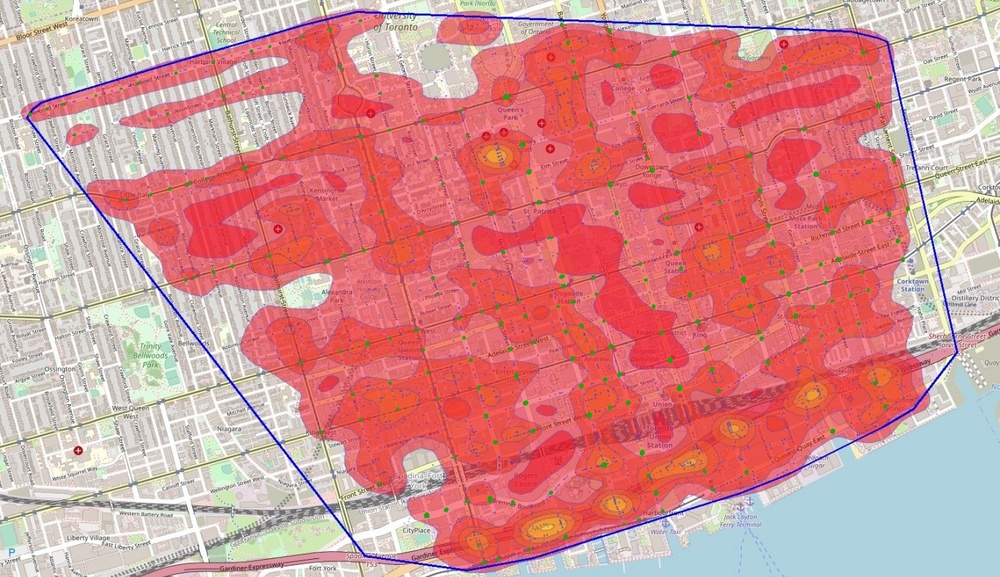
#> input picture HeatMapWithTrafficLight_full.jpg, 1000 x 577 px, shrunk from 1393 x 804 before the run
$ python heat_map_analyzer.py
#> lines starting #> are read from the running program, lines starting #| are printed output that depends on the picture; after the words box and inside, x2 and y2 are one past the last pixel; in counts of white or black regions, pixels touching at a corner belong together
import matplotlib.pyplot as plt
import matplotlib.image as mpimg
import numpy as np
import cv2

if __name__ == "__main__":
    image = cv2.imread('HeatMapWithTrafficLight_full.jpg')
#> image is the input picture: shape (577, 1000, 3); mean B, G, R 145.4, 144.7, 213.7
    image_rgb = cv2.cvtColor(image, cv2.COLOR_BGR2RGB)

    # Define thresholds for red color
    lower_red = np.array([100, 0, 0])
    upper_red = np.array([255, 100, 100])

    # Create a binary mask of red areas
    mask_red = cv2.inRange(image_rgb, lower_red, upper_red)
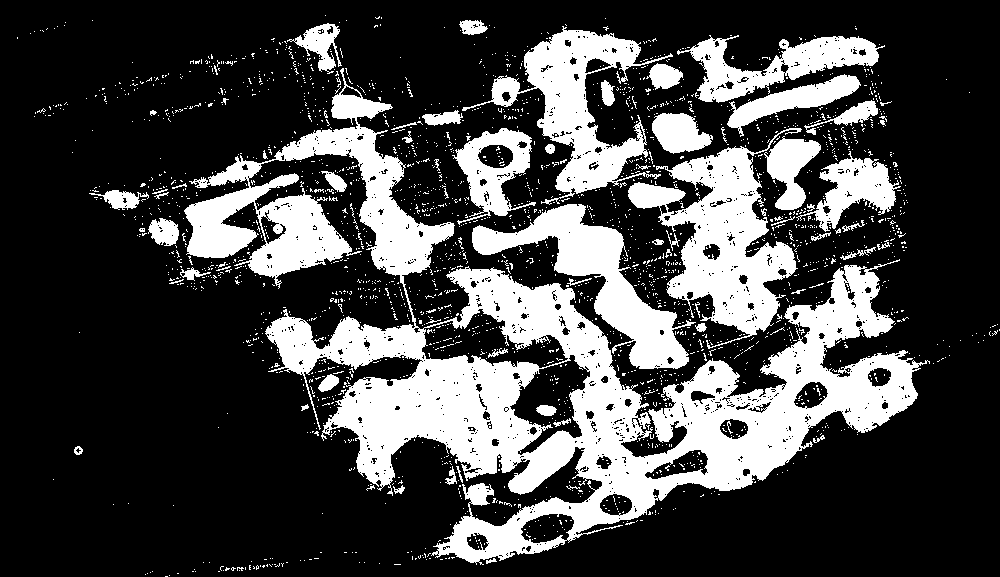
#> mask_red: shape (577, 1000); 27% white; 2352 white regions (2278 under 20 px)

    # Find contours of red regions
    contours_red, _ = cv2.findContours(mask_red, cv2.RETR_EXTERNAL, cv2.CHAIN_APPROX_SIMPLE)
#> contours_red = 2135 contours, 2099 with area under 20; largest, box (x1, y1, x2, y2) and area: (184, 68, 930, 565) 100064, (628, 128, 802, 349) 14690, (462, 26, 673, 205) 10809, (472, 204, 696, 369) 9848, (677, 35, 885, 103) 5514

    # Create a binary mask of dark green areas
    lower_green = np.array([0, 150, 0])
    upper_green = np.array([100, 255, 100])
    mask_dark_green = cv2.inRange(image_rgb, lower_green, upper_green)
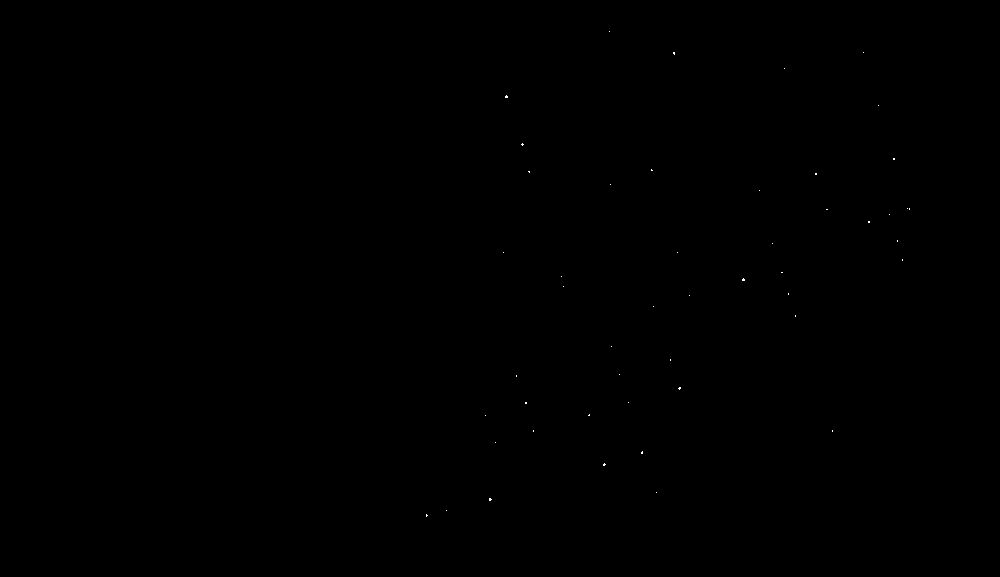
#> mask_dark_green: shape (577, 1000); 0.02% white in thin lines or dots, all inside (x1, y1, x2, y2) = (426, 31, 910, 517)

    # Find contours of dark green dots within the red shape
    contours_dark_green, _ = cv2.findContours(mask_dark_green, cv2.RETR_EXTERNAL, cv2.CHAIN_APPROX_SIMPLE)
#> contours_dark_green = 49 contours, all with area under 20

    # Combine all points from different dark green regions into a single array
    all_points_dark_green = np.concatenate([contour for contour in contours_dark_green])
#> all_points_dark_green = contour of 109 points, box (x1, y1, x2, y2) (426, 31, 910, 517), area 79825

    # Compute the convex hull of all dark green points within the red shape
    convex_hull = cv2.convexHull(all_points_dark_green)
#> convex_hull = contour of 11 points, box (x1, y1, x2, y2) (426, 31, 910, 517), area 175770

    # Create a copy of the original image to preserve the colors
    result_image = image.copy()

    # Draw the boundaries of the convex hull around the dark green dots
    cv2.drawContours(result_image, [convex_hull], -1, (128, 0, 128), 2)
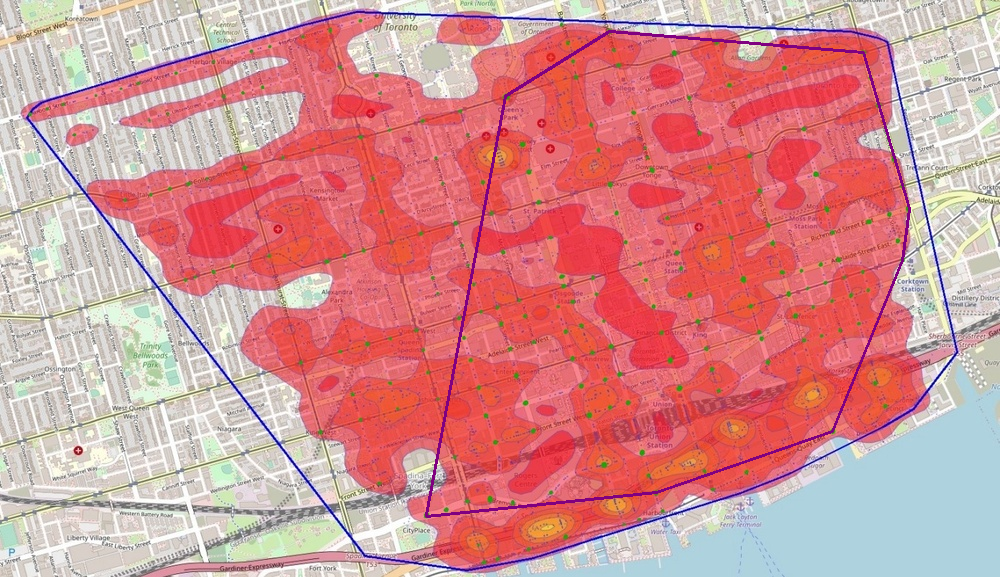
#> result_image: shape (577, 1000, 3); 0.82% of pixels changed, all inside (x1, y1, x2, y2) = (425, 30, 911, 518)

    result_filename = 'result_with_convex_hull.jpg'
    cv2.imwrite(result_filename, result_image)

    # Display the result
    cv2.imshow('Image with Convex Hull Around Dark Green Dots', result_image)
    cv2.waitKey(0)
    cv2.destroyAllWindows()

$ run again, with intersections_map_image.png saved as HeatMapWithTrafficLight_full.jpg
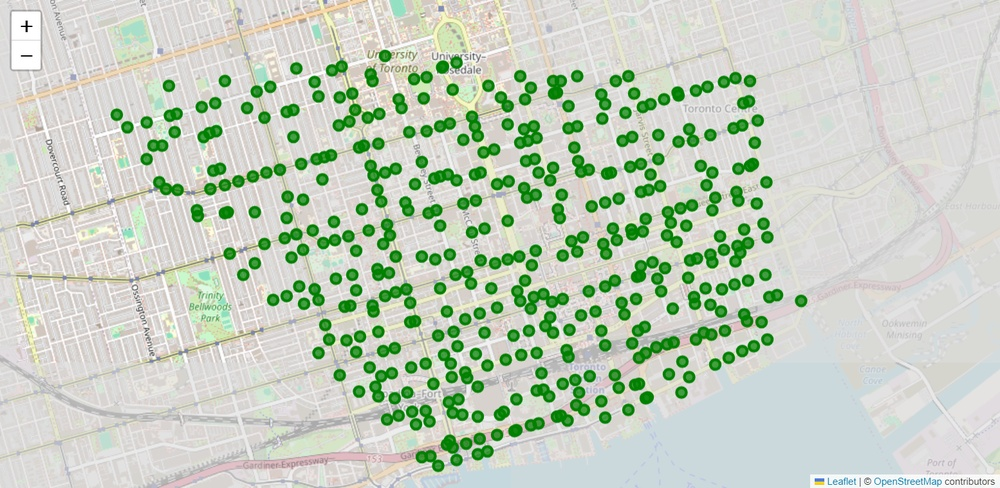
#> input picture intersections_map_image.png, 1000 x 488 px, shrunk from 1554 x 759 before the run
#> image is the input picture: shape (488, 1000, 3); mean B, G, R 191.4, 208, 196.2
#> mask_red: shape (488, 1000); 0% white in thin lines or dots, all inside (x1, y1, x2, y2) = (21, 30, 992, 482)
#> contours_red = 6 contours, all with area under 20
#> `mask_dark_green = cv2.inRange(image_rgb, lower_green, upper_green)`:
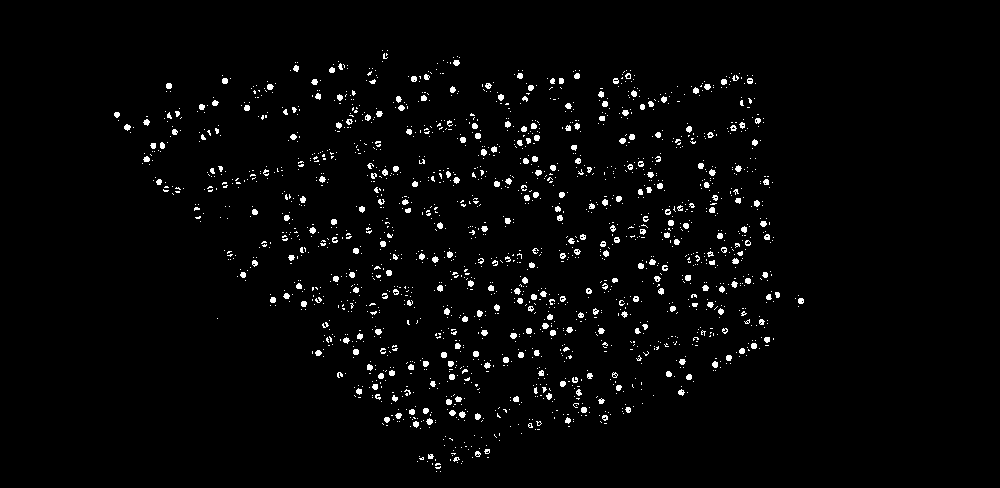
#> mask_dark_green: shape (488, 1000); 2.5% white; 1874 white regions (1562 under 20 px)
#> contours_dark_green = 1874 contours, 1653 with area under 20; largest, box (x1, y1, x2, y2) and area: (426, 418, 433, 425) 24, (459, 411, 466, 418) 24, (712, 361, 718, 368) 24, (510, 333, 517, 339) 24, (375, 329, 382, 335) 24
#> all_points_dark_green = contour of 5988 points, box (x1, y1, x2, y2) (114, 50, 804, 472), area 38449
#> convex_hull = contour of 21 points, box (x1, y1, x2, y2) (114, 50, 804, 472), area 207793
#> `cv2.drawContours(result_image, [convex_hull], -1, (128, 0, 128), 2)`:
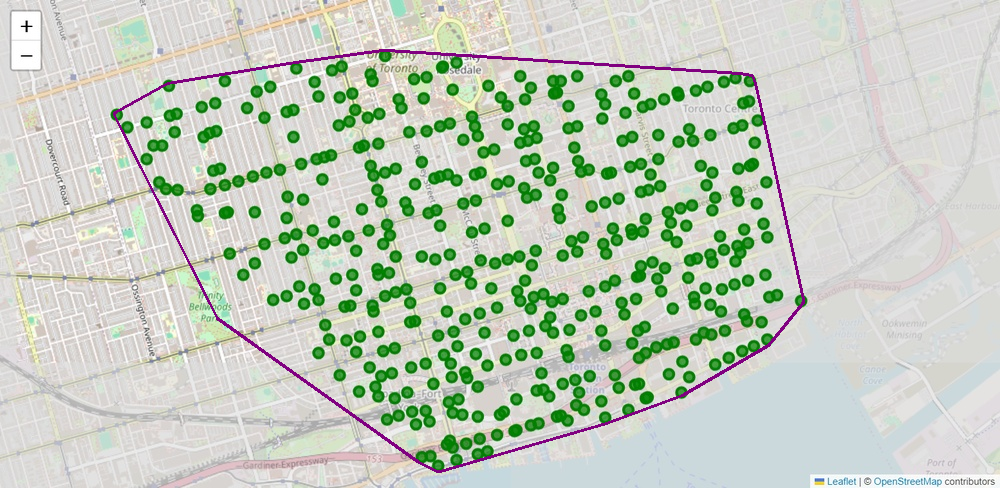
#> result_image: shape (488, 1000, 3); 1.08% of pixels changed, all inside (x1, y1, x2, y2) = (113, 49, 805, 473)
